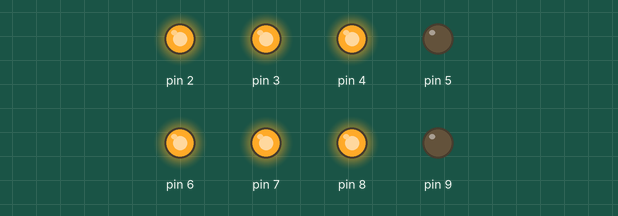
Bench run of a sketch on a simulated Arduino Uno, built with avr-gcc and run on an emulated ATmega328P. Shown: output pins drawn as LEDs (lit = HIGH).

Above: at 0.5 s.
At 2.5 s:
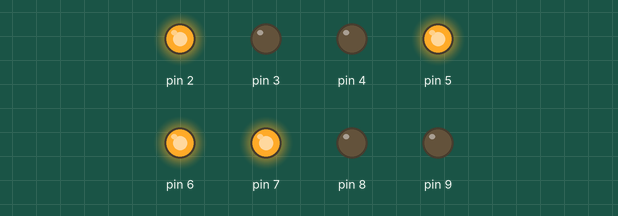
At 3.5 s:
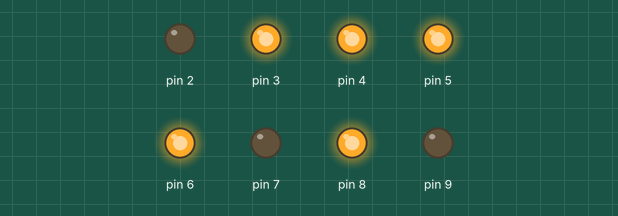
At 4.5 s:
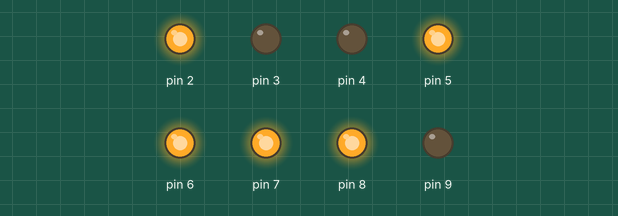
At 6.5 s:
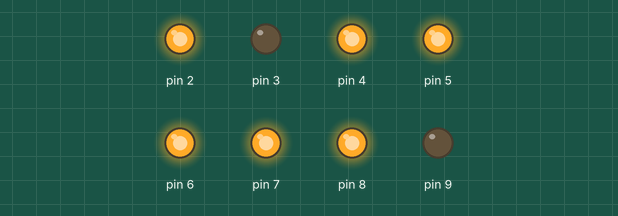
At 9.5 s:
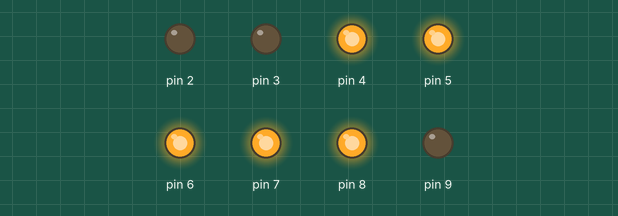
Timing chart, 0 to 10.4 s (numbered marks = the images above):
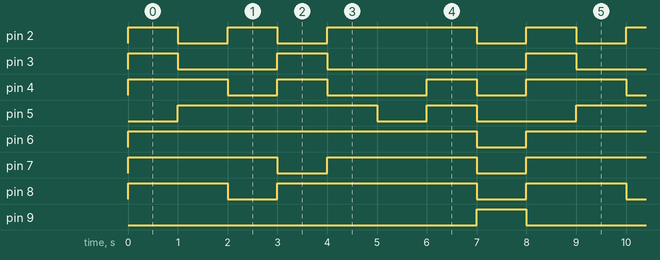

The sketch:

Ej10-Display7Segmentos.ino
```cpp
void setup() {
DDRD=B11111100;//Se define puertos 0 a 1 como entrada y puertos 2 al 7 como salida
DDRB=B00000011;//Se define puertos 8 a 9 como salida y 10 a 13 como entrada
}

void loop() {
//letra A
PORTD=B11011100;
PORTB=B00000001;
delay(1000);
//letra b
PORTD=B11110000;
PORTB=B00000001;
delay(1000);
//letra C
PORTD=B11100100;
PORTB=B00000000;
delay(1000);
//letra d
PORTD=B01111000;
PORTB=B00000001;
delay(1000);
//letra E
PORTD=B11100100;
PORTB=B00000001;
delay(1000);
//letra F
PORTD=B11000100;
PORTB=B00000001;
delay(1000);
//letra G
PORTD=B11110100;
PORTB=B00000001;
delay(1000);
//punto
PORTD=B00000000;
PORTB=B00000010;
delay(1000);
}
```

Measured:
- by itself, pin 2: repeats every 8.0 s: LOW 1.0 s, HIGH 1.0 s, LOW 1.0 s, HIGH 3.0 s, LOW 1.0 s, HIGH 1.0 s
- by itself, pin 3: repeats every 8.0 s: LOW 2.0 s, HIGH 1.0 s, LOW 4.0 s, HIGH 1.0 s
- by itself, pin 4: repeats every 8.0 s: LOW 1.0 s, HIGH 1.0 s, LOW 2.0 s, HIGH 1.0 s, LOW 1.0 s, HIGH 2.0 s
- by itself, pin 5: repeats every 8.0 s: LOW 1.0 s, HIGH 1.0 s, LOW 2.0 s, HIGH 4.0 s
- by itself, pin 6: alternates HIGH for 7.0 s and LOW for 1.0 s
- by itself, pin 7: alternates HIGH for 3.0 s and LOW for 1.0 s
- by itself, pin 8: repeats every 8.0 s: LOW 1.0 s, HIGH 4.0 s, LOW 1.0 s, HIGH 2.0 s
- by itself, pin 9: alternates HIGH for 1.0 s and LOW for 7.0 s
